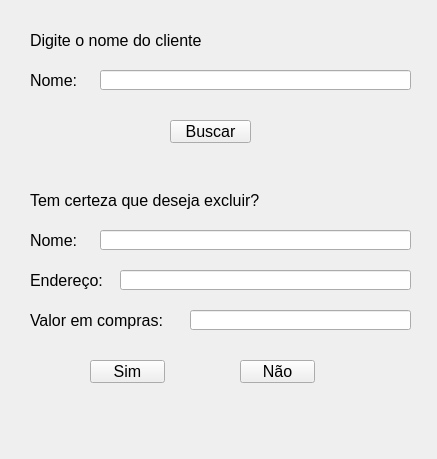
<?xml version="1.0" encoding="UTF-8"?>
<ui version="4.0">
 <class>excluir_cliente_op4</class>
 <widget class="QWidget" name="excluir_cliente_op4">
  <property name="geometry">
   <rect>
    <x>0</x>
    <y>0</y>
    <width>437</width>
    <height>459</height>
   </rect>
  </property>
  <property name="font">
   <font>
    <pointsize>12</pointsize>
   </font>
  </property>
  <property name="windowTitle">
   <string>Excluir cliente</string>
  </property>
  <property name="windowIcon">
   <iconset>
    <normaloff>excluir_cliente_op4.png</normaloff>excluir_cliente_op4.png</iconset>
  </property>
  <widget class="QLabel" name="label_titulo_2">
   <property name="geometry">
    <rect>
     <x>30</x>
     <y>190</y>
     <width>271</width>
     <height>21</height>
    </rect>
   </property>
   <property name="font">
    <font>
     <pointsize>12</pointsize>
    </font>
   </property>
   <property name="text">
    <string>Tem certeza que deseja excluir?</string>
   </property>
  </widget>
  <widget class="QPushButton" name="pushButton_sim">
   <property name="geometry">
    <rect>
     <x>90</x>
     <y>360</y>
     <width>75</width>
     <height>23</height>
    </rect>
   </property>
   <property name="cursor">
    <cursorShape>PointingHandCursor</cursorShape>
   </property>
   <property name="text">
    <string>Sim</string>
   </property>
   <property name="icon">
    <iconset>
     <normaloff>excluir_cliente_op4.png</normaloff>excluir_cliente_op4.png</iconset>
   </property>
  </widget>
  <widget class="QPushButton" name="pushButton_nao">
   <property name="geometry">
    <rect>
     <x>240</x>
     <y>360</y>
     <width>75</width>
     <height>23</height>
    </rect>
   </property>
   <property name="cursor">
    <cursorShape>PointingHandCursor</cursorShape>
   </property>
   <property name="text">
    <string>Não</string>
   </property>
   <property name="icon">
    <iconset>
     <normaloff>excluir_cliente_op4_btn_nao.png</normaloff>excluir_cliente_op4_btn_nao.png</iconset>
   </property>
  </widget>
  <widget class="QLabel" name="label_report_2">
   <property name="geometry">
    <rect>
     <x>20</x>
     <y>400</y>
     <width>371</width>
     <height>31</height>
    </rect>
   </property>
   <property name="font">
    <font>
     <pointsize>10</pointsize>
    </font>
   </property>
   <property name="text">
    <string/>
   </property>
  </widget>
  <widget class="QLabel" name="label_titulo">
   <property name="geometry">
    <rect>
     <x>30</x>
     <y>30</y>
     <width>211</width>
     <height>21</height>
    </rect>
   </property>
   <property name="text">
    <string>Digite o nome do cliente</string>
   </property>
  </widget>
  <widget class="QLabel" name="label_nome">
   <property name="geometry">
    <rect>
     <x>30</x>
     <y>70</y>
     <width>47</width>
     <height>21</height>
    </rect>
   </property>
   <property name="text">
    <string>Nome:</string>
   </property>
  </widget>
  <widget class="QLineEdit" name="lineEdit_nome">
   <property name="geometry">
    <rect>
     <x>100</x>
     <y>70</y>
     <width>311</width>
     <height>20</height>
    </rect>
   </property>
  </widget>
  <widget class="QLabel" name="label_report">
   <property name="geometry">
    <rect>
     <x>30</x>
     <y>150</y>
     <width>381</width>
     <height>31</height>
    </rect>
   </property>
   <property name="font">
    <font>
     <pointsize>10</pointsize>
    </font>
   </property>
   <property name="text">
    <string/>
   </property>
  </widget>
  <widget class="QLabel" name="label_nome_2">
   <property name="geometry">
    <rect>
     <x>30</x>
     <y>230</y>
     <width>61</width>
     <height>21</height>
    </rect>
   </property>
   <property name="text">
    <string>Nome:</string>
   </property>
  </widget>
  <widget class="QLabel" name="label_adress">
   <property name="geometry">
    <rect>
     <x>30</x>
     <y>270</y>
     <width>81</width>
     <height>21</height>
    </rect>
   </property>
   <property name="text">
    <string>Endereço:</string>
   </property>
  </widget>
  <widget class="QLabel" name="label_valor">
   <property name="geometry">
    <rect>
     <x>30</x>
     <y>310</y>
     <width>141</width>
     <height>21</height>
    </rect>
   </property>
   <property name="text">
    <string>Valor em compras:</string>
   </property>
  </widget>
  <widget class="QLineEdit" name="lineEdit_nome_2">
   <property name="geometry">
    <rect>
     <x>100</x>
     <y>230</y>
     <width>311</width>
     <height>20</height>
    </rect>
   </property>
   <property name="cursor">
    <cursorShape>ForbiddenCursor</cursorShape>
   </property>
  </widget>
  <widget class="QLineEdit" name="lineEdit_adress">
   <property name="geometry">
    <rect>
     <x>120</x>
     <y>270</y>
     <width>291</width>
     <height>20</height>
    </rect>
   </property>
   <property name="cursor">
    <cursorShape>ForbiddenCursor</cursorShape>
   </property>
  </widget>
  <widget class="QLineEdit" name="lineEdit_valor">
   <property name="geometry">
    <rect>
     <x>190</x>
     <y>310</y>
     <width>221</width>
     <height>20</height>
    </rect>
   </property>
   <property name="cursor">
    <cursorShape>ForbiddenCursor</cursorShape>
   </property>
  </widget>
  <widget class="QPushButton" name="pushButton_buscar">
   <property name="geometry">
    <rect>
     <x>170</x>
     <y>120</y>
     <width>81</width>
     <height>23</height>
    </rect>
   </property>
   <property name="cursor">
    <cursorShape>PointingHandCursor</cursorShape>
   </property>
   <property name="text">
    <string>Buscar</string>
   </property>
   <property name="icon">
    <iconset>
     <normaloff>pesquisar_cliente_op3.png</normaloff>pesquisar_cliente_op3.png</iconset>
   </property>
  </widget>
 </widget>
 <resources/>
 <connections/>
</ui>
